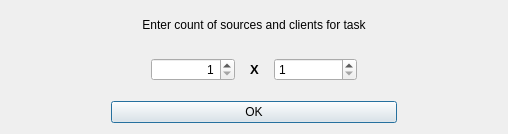
<?xml version="1.0" encoding="UTF-8"?>
<ui version="4.0">
 <class>MatrixSizeRequestDialog</class>
 <widget class="QDialog" name="MatrixSizeRequestDialog">
  <property name="geometry">
   <rect>
    <x>0</x>
    <y>0</y>
    <width>508</width>
    <height>134</height>
   </rect>
  </property>
  <property name="windowTitle">
   <string>MatrixSizeRequestDialog</string>
  </property>
  <layout class="QVBoxLayout" name="verticalLayout_2">
   <item>
    <layout class="QVBoxLayout" name="verticalLayout">
     <property name="spacing">
      <number>20</number>
     </property>
     <property name="leftMargin">
      <number>100</number>
     </property>
     <property name="rightMargin">
      <number>100</number>
     </property>
     <item>
      <widget class="QLabel" name="label">
       <property name="sizePolicy">
        <sizepolicy hsizetype="Minimum" vsizetype="Minimum">
         <horstretch>0</horstretch>
         <verstretch>0</verstretch>
        </sizepolicy>
       </property>
       <property name="text">
        <string>Enter count of sources and clients for task</string>
       </property>
       <property name="alignment">
        <set>Qt::AlignCenter</set>
       </property>
      </widget>
     </item>
     <item>
      <layout class="QHBoxLayout" name="horizontalLayout">
       <property name="spacing">
        <number>15</number>
       </property>
       <property name="leftMargin">
        <number>40</number>
       </property>
       <property name="rightMargin">
        <number>40</number>
       </property>
       <item>
        <widget class="QSpinBox" name="rowsLine">
         <property name="sizePolicy">
          <sizepolicy hsizetype="Expanding" vsizetype="Fixed">
           <horstretch>0</horstretch>
           <verstretch>0</verstretch>
          </sizepolicy>
         </property>
         <property name="alignment">
          <set>Qt::AlignRight|Qt::AlignTrailing|Qt::AlignVCenter</set>
         </property>
         <property name="minimum">
          <number>1</number>
         </property>
         <property name="maximum">
          <number>100</number>
         </property>
        </widget>
       </item>
       <item>
        <widget class="QLabel" name="label_2">
         <property name="sizePolicy">
          <sizepolicy hsizetype="Minimum" vsizetype="Minimum">
           <horstretch>0</horstretch>
           <verstretch>0</verstretch>
          </sizepolicy>
         </property>
         <property name="font">
          <font>
           <pointsize>10</pointsize>
           <weight>75</weight>
           <bold>true</bold>
          </font>
         </property>
         <property name="text">
          <string>X</string>
         </property>
         <property name="alignment">
          <set>Qt::AlignCenter</set>
         </property>
        </widget>
       </item>
       <item>
        <widget class="QSpinBox" name="columnsLine">
         <property name="sizePolicy">
          <sizepolicy hsizetype="Expanding" vsizetype="Fixed">
           <horstretch>0</horstretch>
           <verstretch>0</verstretch>
          </sizepolicy>
         </property>
         <property name="minimum">
          <number>1</number>
         </property>
         <property name="maximum">
          <number>100</number>
         </property>
        </widget>
       </item>
      </layout>
     </item>
     <item>
      <widget class="QPushButton" name="okButton">
       <property name="text">
        <string>OK</string>
       </property>
      </widget>
     </item>
    </layout>
   </item>
  </layout>
 </widget>
 <layoutdefault spacing="6" margin="11"/>
 <resources/>
 <connections/>
</ui>
